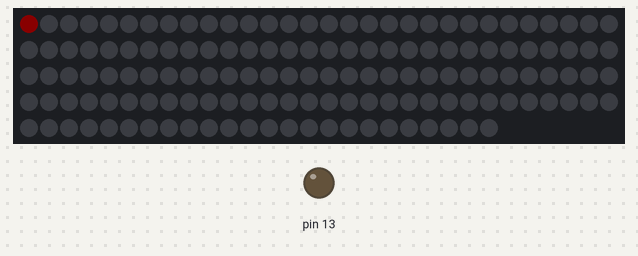
A sketch run on a simulated Arduino Uno, built with avr-gcc and run on an emulated ATmega328P. On the bench: 144 RGB LEDs in strip order, left to right, continuing on the next row, output pins drawn as LEDs (lit = HIGH). Dim RGB values are drawn brighter than linear.

Above: at 0.1 s.
At 4.6 s:
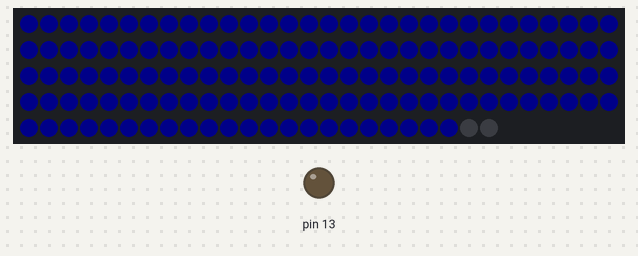
At 6.4 s:
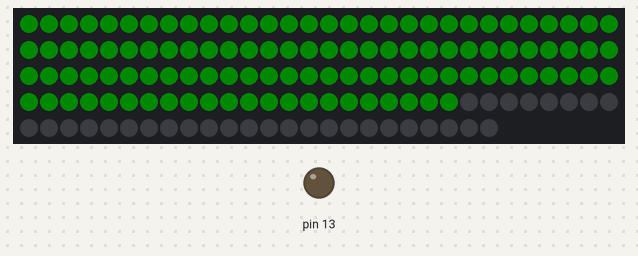
At 9.33 s:
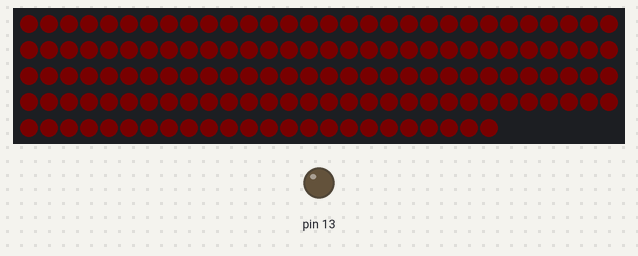
Timing chart, 0 to 38.9 s (numbered marks = the images above):
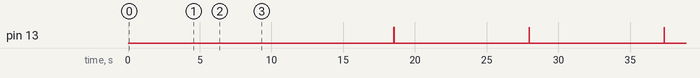

Measured:
- by itself, pin 13: alternates HIGH for 0.01 s and LOW for 9.4 s

The sketch:

example_LED_library.ino
```cpp
#include <LedLibrary.h>

// Vytvoření instancí
LedLibrary rgbstrip(4, 144);
LedLibrary LED(13);

void setup() {
  rgbstrip.red();
  rgbstrip.blue();
  rgbstrip.green();
  rgbstrip.off();
}

void loop() {
  rgbstrip.fade();
  LED.ledON();
  delay(10);
  LED.ledOFF();
  delay(10);
}
```

LedLibrary.h
```cpp
#ifndef LedLibrary_H
#define LedLibrary_H

class LedLibrary {
    public:
        LedLibrary(int pin, int numPixels);
        LedLibrary(int pin);
        void red();
        void green();
        void blue();
        void fade();
        void off();
        void ledOFF();
        void ledON();
    private:
        int _pin;
        int _numPixels;
};
#endif
```
